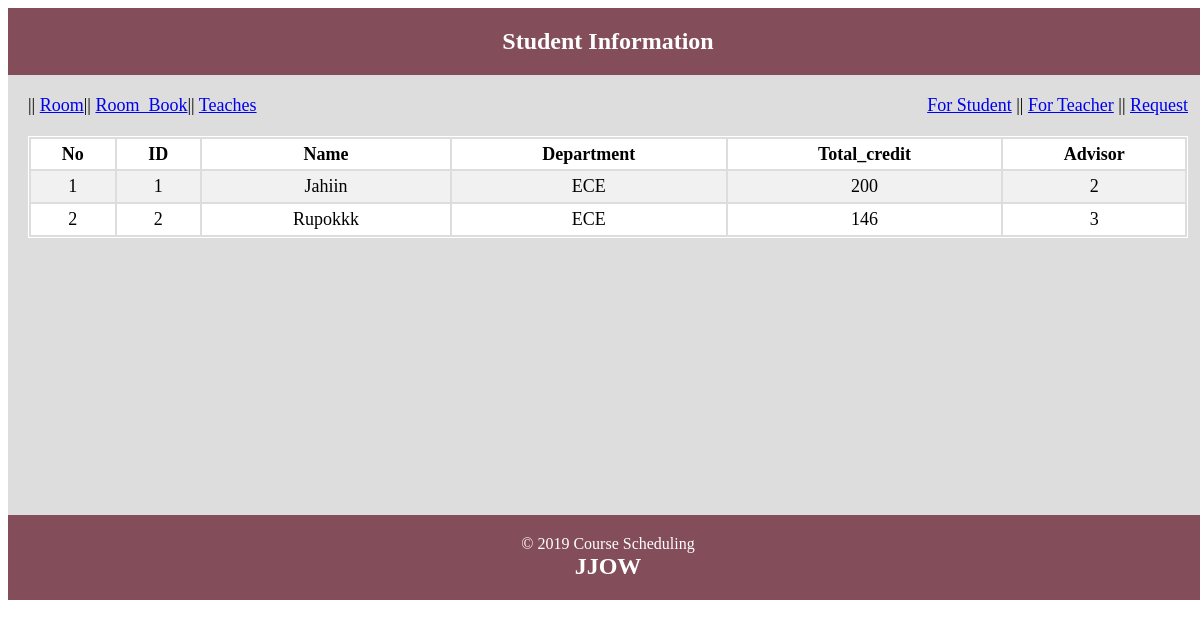
Screenshot of /studentn.php with the database file from the repository.
### tables this page shows
CREATE TABLE `student` (
  `ID` char(10) NOT NULL,
  `name` varchar(40) NOT NULL,
  `dept_name` varchar(20) DEFAULT NULL,
  `tot_cred` int(11) DEFAULT NULL,
  `T_ID` char(10) DEFAULT NULL
);

### classes/Student.php (called while the page is built, shortened)
<?php
include "DB.php";
class Student {
    protected $table='student';
private static $instance = null;
  public static function getInstance()
  {
    if (self::$instance == null)
    {
      self::$instance = new Student();
    }
    return self::$instance;
  }
public function readAll(){
       $sql = "SELECT * FROM $this->table";
       $stmt = DB::prepare($sql);
       $stmt->execute();
       return $stmt ->fetchAll();
  }
  }
?>

### classes/DB.php (called while the page is built, shortened)
<?php
      class DB
      {
             private static $pdo;
             public static function connection(){
              if(!isset(self::$pdo))
            {
                  try{
                    self::$pdo = new PDO('mysql:host='.DB_HOST.';dbname='.DB_NAME,DB_USER,DB_PASS);
                }
                catch(PDOException $e)
                {
                   echo $e->getMessage();
                }
            }
                return self::$pdo;
          }
            public static function prepare($sql)
            {
              return self::connection()->prepare($sql);
            }
      }
?>

### studentn.php (the view, shortened to what this page needs)
<?php include "inc/headerrstudent.php"; ?>
    <?php
    $user = Student::getInstance(); ?>
<section class="mainright">
  <table class="tblone">
    <tr>
        <th>No</th>
        <th>ID</th>
        <th>Name</th>
        <th>Department</th>
        <th>Total_credit</th>
        <th>Advisor</th>
    </tr>
    <?php
  $i = 0;
    foreach ($user->readAll() as $key => $value) {
        $i++;
?>
    <tr>
        <td><?php echo $i; ?></td>
        <td><?php echo $value['ID'];?></td>
        <td><?php echo $value['name'];?></td>
        <td><?php echo $value['dept_name'];?></td>
        <td><?php echo $value['tot_cred'];?></td>
        <td><?php echo $value['T_ID'];?></td>
    </tr>
<?php } ?>
  </table>
</section>
<?php include "inc/footerr.php"; ?>

### rows the page displays
student: ID "1", name "Jahiin", dept_name "ECE", tot_cred "200", T_ID "2"
student: ID "2", name "Rupokkk", dept_name "ECE", tot_cred "146", T_ID "3"
